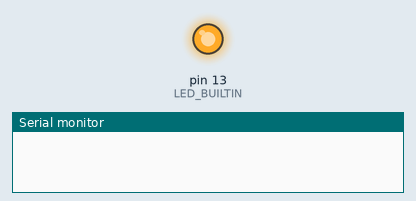
This sketch was run on a simulated Arduino Nano, built with avr-gcc and run on an emulated ATmega328P. Parts: output pins drawn as LEDs (lit = HIGH), the last lines printed to the serial monitor.

Above: at 0.6 s.
At 8.4 s:
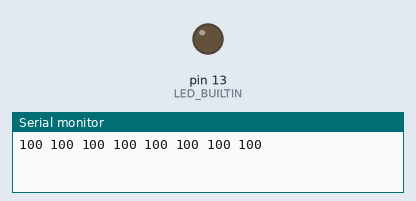
Timing chart, 0 to 9.9 s (numbered marks = the images above):
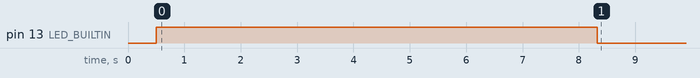

The sketch:

PID_8_sensores_QTRSensor.ino
```cpp
#include <QTRSensors.h>

QTRSensors qtr; //Criando um objeto qtr
const uint8_t SensorCount = 8;
uint16_t sensorValues[SensorCount];

void setup() {
  qtr.setTypeAnalog();
  qtr.setSensorPins((const uint8_t[]){A0, A1, A2, A3, A4, A5, A6, A7}, SensorCount);
  qtr.setEmitterPin(2);

  //inicializacao
  delay(500);
  pinMode(LED_BUILTIN, OUTPUT);
  digitalWrite(LED_BUILTIN, HIGH); // turn on Arduino's LED to indicate we are in calibration mode

  // analogRead() takes about 0.1 ms on an AVR.
  // 0.1 ms per sensor * 4 samples per sensor read (default) * 8 sensors
  // * 10 reads per calibrate() call = ~24 ms per calibrate() call.
  // Call calibrate() 313 times to make calibration take about 10 seconds.
  for (uint16_t i = 0; i < 313; i++)
  {
    qtr.calibrate();
  }
  digitalWrite(LED_BUILTIN, LOW); // turn off Arduino's LED to indicate we are through with calibration


  Serial.begin(9600);
  for (uint8_t i = 0; i < SensorCount; i++)
  {
    Serial.print(qtr.calibrationOn.minimum[i]);
    Serial.print(' ');
  }
  Serial.println();


}

void loop() {
  // put your main code here, to run repeatedly:

}
```
